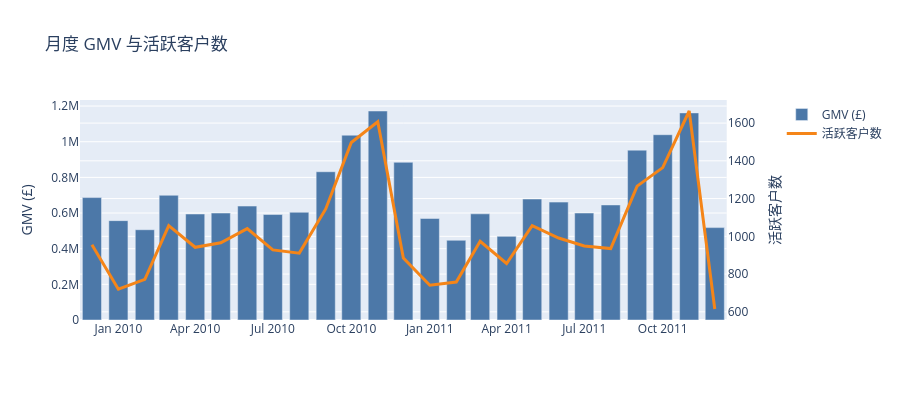

The notebook cell this image was saved under:
### Markdown cell above
## 2. 月度 GMV 趋势

### Code cell
monthly = (df[~df['is_return']]
           .assign(month=lambda d: d['invoice_date'].dt.to_period('M').dt.to_timestamp())
           .groupby('month', as_index=False)
           .agg(gmv=('amount', 'sum'), orders=('invoice', 'nunique'), customers=('customer_id', 'nunique')))
fig = make_subplots(specs=[[{'secondary_y': True}]])
fig.add_trace(go.Bar(x=monthly['month'], y=monthly['gmv'], name='GMV (£)', marker_color='#4C78A8'), secondary_y=False)
fig.add_trace(go.Scatter(x=monthly['month'], y=monthly['customers'], name='活跃客户数', line=dict(color='#F58518', width=3)), secondary_y=True)
fig.update_layout(title='月度 GMV 与活跃客户数', height=400, hovermode='x unified')
fig.update_yaxes(title_text='GMV (£)', secondary_y=False)
fig.update_yaxes(title_text='活跃客户数', secondary_y=True)
fig.show()
monthly.tail(6)
